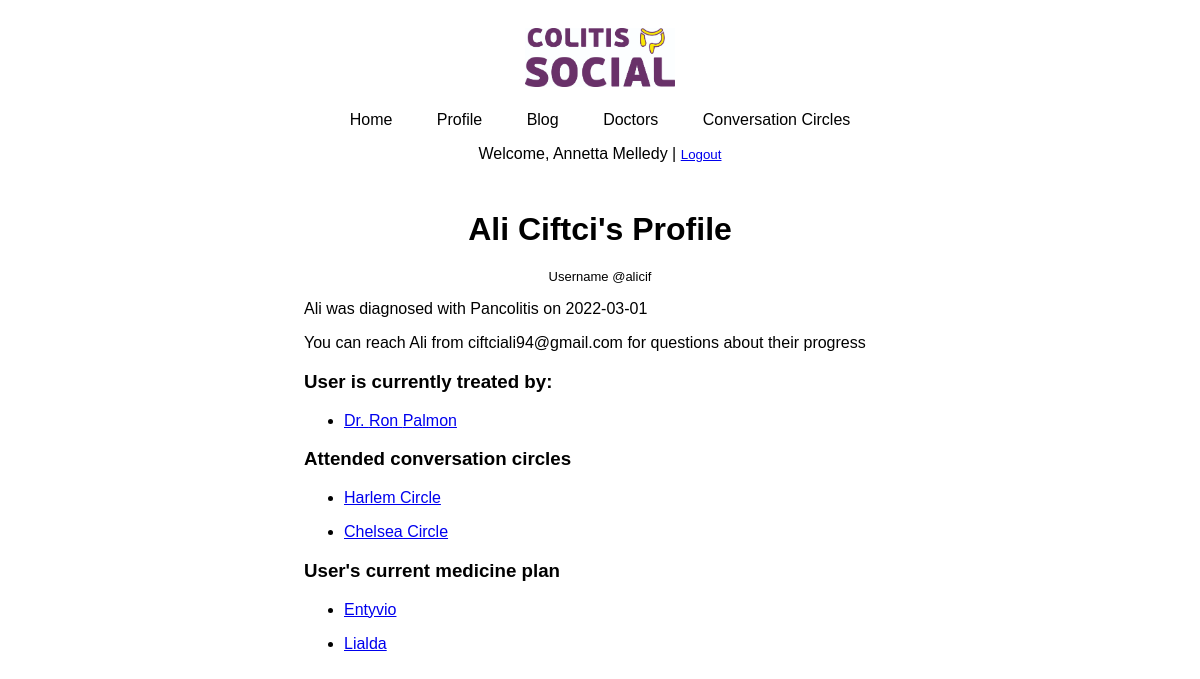
The page /profileuser.php?id=1 (signed in) on the database its author committed.
### tables this page shows
CREATE TABLE `users` (
  `user_id` int(11) NOT NULL,
  `username` varchar(50) NOT NULL,
  `name` varchar(50) NOT NULL,
  `surname` varchar(50) NOT NULL,
  `login_email` varchar(100) NOT NULL,
  `login_password` varchar(100) NOT NULL,
  `disease_type` varchar(20) NOT NULL,
  `diagnosis_date` date NOT NULL,
  `diagnosis_proof` longblob DEFAULT NULL,
  `user_picture` longblob DEFAULT NULL,
  `street` varchar(50) NOT NULL,
  `building` varchar(50) NOT NULL,
  `door_number` varchar(10) NOT NULL,
  `zip_code` varchar(10) NOT NULL,
  `city` varchar(30) NOT NULL,
  `state` varchar(30) NOT NULL
);

CREATE TABLE `doctors` (
  `doctor_id` int(11) NOT NULL,
  `name` varchar(50) NOT NULL,
  `surname` varchar(50) NOT NULL,
  `phone_number` varchar(20) NOT NULL,
  `email_address` varchar(100) NOT NULL,
  `speciality` varchar(30) NOT NULL,
  `street` varchar(50) NOT NULL,
  `building` varchar(50) NOT NULL,
  `door_number` varchar(10) NOT NULL,
  `zip_code` varchar(10) NOT NULL,
  `city` varchar(30) NOT NULL,
  `state` varchar(30) NOT NULL
);

CREATE TABLE `conversation_circles` (
  `circle_id` int(11) NOT NULL,
  `name` varchar(50) NOT NULL,
  `seat_capacity` int(11) NOT NULL,
  `meeting_day` varchar(20) NOT NULL,
  `meeting_time` varchar(10) NOT NULL,
  `phone_number` varchar(30) NOT NULL,
  `email_address` varchar(30) NOT NULL,
  `website` varchar(100) NOT NULL,
  `street` varchar(50) NOT NULL,
  `building` varchar(50) NOT NULL,
  `door_number` varchar(10) NOT NULL,
  `zip_code` varchar(10) NOT NULL,
  `city` varchar(30) NOT NULL,
  `state` varchar(30) NOT NULL
);

CREATE TABLE `drugs` (
  `drug_id` int(11) NOT NULL,
  `drug_name` varchar(50) NOT NULL,
  `drug_type` varchar(20) NOT NULL,
  `drug_link` varchar(150) NOT NULL
);

### profileuser.php (the view, shortened to what this page needs)
<!DOCTYPE html>
<html>
<head>
<link rel="stylesheet" type="text/css" href="includes/colitissocial.css" />
</head>
<body>
<?php
require_once 'includes/login.php';
include_once 'includes/header.php';
$conn = new mysqli($hn, $un, $pw, $db);
if (isset($_GET['id'])) {
	$id = sanitizeMySQL($conn, $_GET['id']);
	$query1 = "SELECT * FROM users WHERE user_id=". $id;
	$result1 = $conn->query($query1);
	$rows = $result1->num_rows;
	if ($rows == 0) {
		echo "No user found with id of $id<br>";
	} else {
		while ($row = $result1->fetch_assoc()) {
			echo "<h1> ".$row['name']." ".$row['surname']."'s Profile</h1>";
			echo "<p style=\"font-size:small;\"class=\"center\">Username @".$row['username']."</p>";
			echo "<div class=\"profile\"><p>".$row['name']." was diagnosed with ".$row['disease_type']." on ".$row['diagnosis_date']."</p>";
			echo "<p> You can reach ".$row['name']." from ".$row['login_email']." for questions about their progress</p>";
		}
		echo "</div>";}
} else {
	echo "No user id passed ";
}
?>
<?php
if (isset($_GET['id'])) {
	$id = sanitizeMySQL($conn, $_GET['id']);
	$query2 = "SELECT users.name AS un, users.surname AS us, doctors.name AS dn, doctors.surname AS ds, doctors.doctor_id AS di FROM `users` JOIN patient_doctor ON users.user_id=patient_doctor.user_id JOIN doctors ON patient_doctor.doctor_id=doctors.doctor_id WHERE users.user_id=". $id;
	$result2 = $conn->query($query2);
	$rows = $result2->num_rows;
	if ($rows == 0) {
		echo "<p class=\"profile\" >This user has not shared their <b>doctors</b> yet</p>";
	} else {
		echo "<div class=\"profile\"><h3> User is currently treated by: </h3>";
		while ($row = $result2->fetch_assoc()) {
			echo "<ul><li><a href=\"conversationcirlce.php?id=".$row['di']."\"> Dr. ".$row["dn"]." ".$row["ds"]."</a></li></ul>";
		}
		echo "</div>";}
} else {
	echo "No user id passed ";
}
?>
<?php
if (isset($_GET['id'])) {
	$id = sanitizeMySQL($conn, $_GET['id']);
	$query4 = "SELECT users.name AS un, conversation_circles.name AS cn, conversation_circles.circle_id AS ci FROM users JOIN circle_participants ON users.user_id=circle_participants.user_id JOIN conversation_circles ON circle_participants.circle_id=conversation_circles.circle_id WHERE users.user_id=". $id;
	$result4 = $conn->query($query4);
	$rows = $result4->num_rows;
	if ($rows == 0) {
		echo "<p class=\"profile\" >This user has not shared their <b>conversation circles</b> information yet</p>";
	} else {
		echo "<div class=\"profile\"><h3> Attended conversation circles </h3>";
		while ($row = $result4->fetch_assoc()) {
			echo "<ul><li><a href=\"conversationcirlce.php?id=".$row['ci']."\">".$row["cn"]."</a></li></ul>";
		}
		echo "</div>";}
} else {
	echo "No user id passed ";
}
?>
<?php
if (isset($_GET['id'])) {
	$id = sanitizeMySQL($conn, $_GET['id']);
	$query3 = "SELECT users.name AS un, users.surname AS us, drugs.drug_name AS dn, drugs.drug_link AS dl, drugs.drug_id AS di  FROM `users` JOIN drug_use ON users.user_id=drug_use.user_id JOIN drugs ON drug_use.drug_id=drugs.drug_id WHERE users.user_id=". $id;
	$result3 = $conn->query($query3);
	$rows = $result3->num_rows;
	if ($rows == 0) {
		echo "<p class=\"profile\" >This user has not shared their <b>medicine plan</b> yet</p>";
	} else {
		echo "<div class=\"profile\"><h3> User's current medicine plan </h3>";
		while ($row = $result3->fetch_assoc()) {
			echo "<ul><li><a href=\"drug.php?id=".$row['di']."\">".$row["dn"]."</a></li></ul>";
		}
	echo "</div>";}
} else {
	echo "No user id passed ";
}
?>
<?php
function sanitizeString($var)
{
	$var = stripslashes($var);
	$var = strip_tags($var);
	$var = htmlentities($var);
	return $var;
}
function sanitizeMySQL($connection, $var)
{
	$var = sanitizeString($var);
	$var = $connection->real_escape_string($var);
	return $var;
}
?>
</body>
<html>

### includes/header.php (shortened to what this page needs)
<!DOCTYPE html>
<html>
<head>
<link rel="stylesheet" type="text/css" href="includes/colitissocial.css" />
</head>
<body>
<div class="header">
    <a href="index.php"><img class="logo" src="images/logo_1.jpg" width="150"></a>
    </div>
    <div class="topnav">
        <a class="navlink" href="index.php">Home</a>
        <a class="navlink" href="profile.php">Profile</a>
        <a class="navlink" href="blog.php">Blog</a>
        <a class="navlink" href="doctors.php">Doctors</a>
        <a class="navlink" href="circles.php">Conversation Circles</a>
</div>
<?php
    if (isset($_SESSION['name']) && isset($_SESSION['surname']))
    {
        echo "<p class=\"center\">Welcome, ".$_SESSION['name']." ".$_SESSION['surname'];
		echo " | <small><a href=\"signout.php\">Logout</a></small></p>";
	}
	?>
</body>

### includes/colitissocial.css (style rules this page uses)
body { font-family: sans-serif; }
h1 { text-align: center; margin-top: 1.5em; }
.header { text-align: center; padding-top: 20px; width: 100%; }
.topnav { text-align: center; color: black; text-decoration: none; }
.navlink { text-decoration: none; color: black; padding: 20px; }
.logo { padding-bottom: 20px; }
.center { text-align: center; }
.profile { max-width: 50%; margin: auto; }

### rows shown on the page
users: name "Ali", surname "Ciftci", username "alicif", disease_type "Pancolitis", diagnosis_date "2022-03-01", login_email "ciftciali94@gmail.com", doctors.name "Ron", doctors.surname "Palmon", conversation_circles.name "Harlem Circle", conversation_circles.name "Chelsea Circle", drugs.drug_name "Entyvio", drugs.drug_name "Lialda"

### other values the page prints
$_SESSION['name'] "Annetta"
$_SESSION['surname'] "Melledy"
